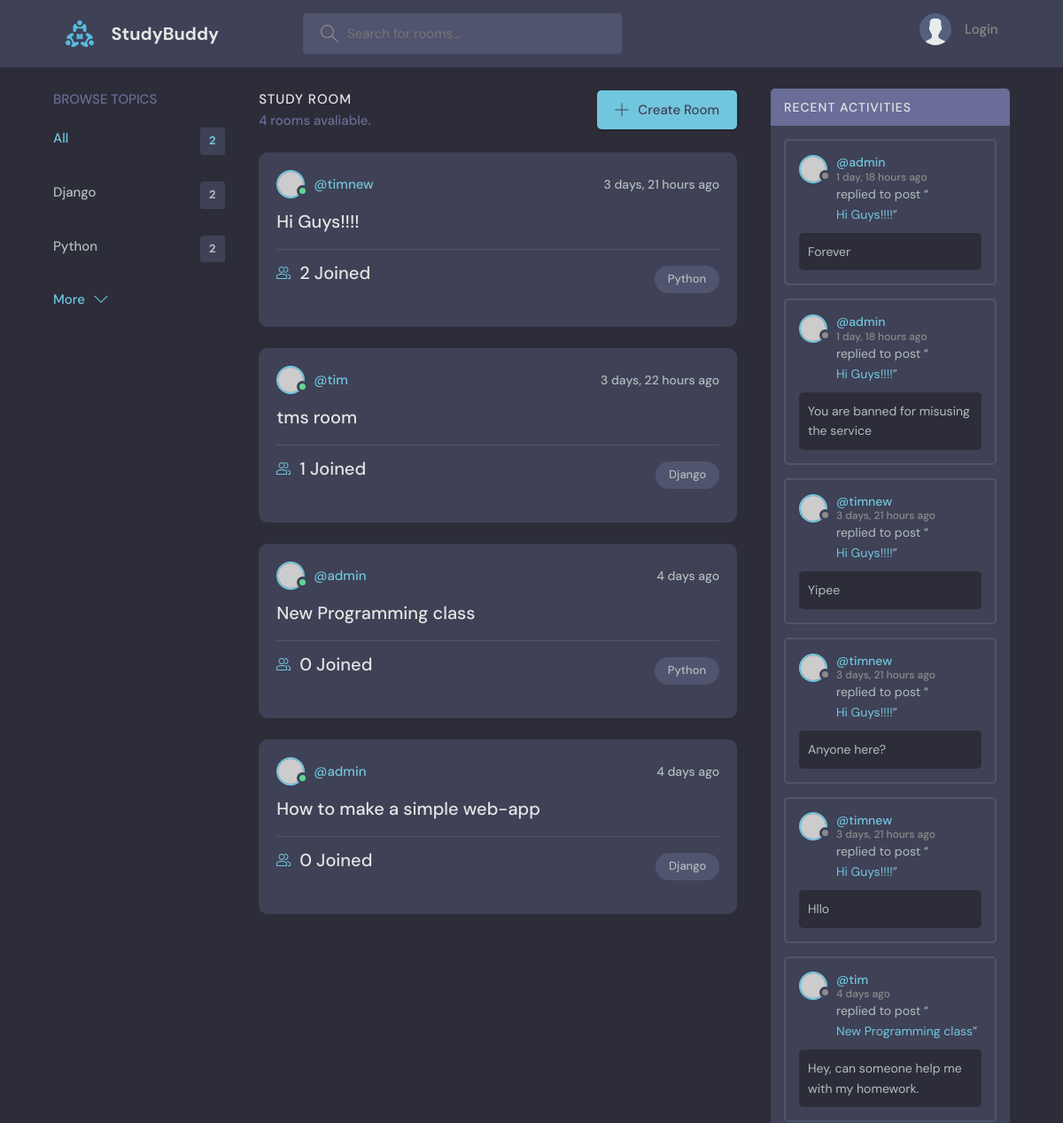
The app's page / (upper part), older data.
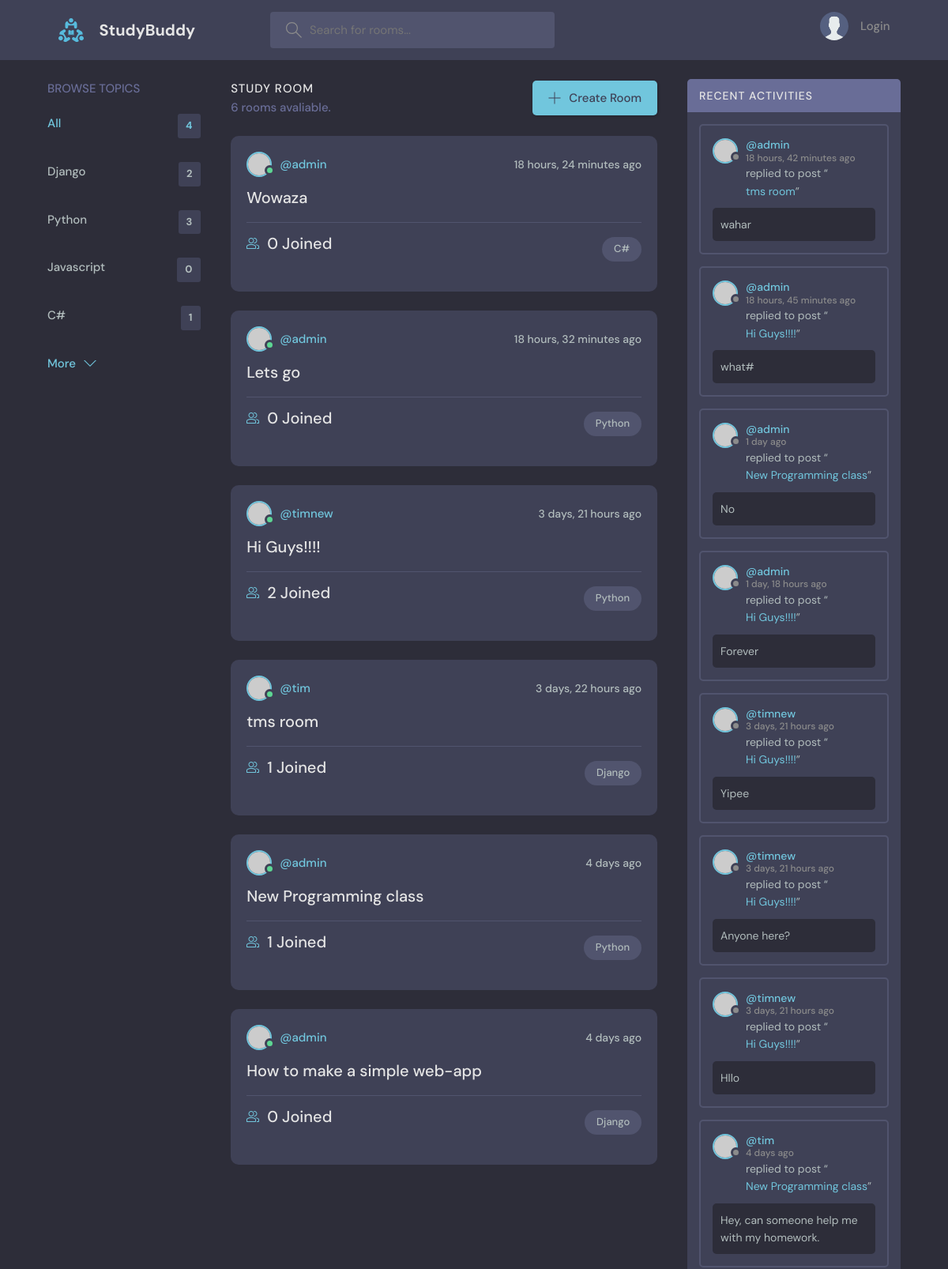
The same page, newer data.
### messagingapp/models.py (models this page shows, shortened)
class Topic(models.Model):
    name = models.CharField(max_length=200)

class Room(models.Model):
    host = models.ForeignKey(User, on_delete=models.SET_NULL, null=True)
    topic = models.ForeignKey(Topic, on_delete=models.SET_NULL, null=True)
    name = models.CharField(max_length=200)
    description = models.TextField(null=True, blank=True)
    participants = models.ManyToManyField(User, related_name='participants', blank=True)
    updated = models.DateTimeField(auto_now=True)
    created = models.DateTimeField(auto_now_add=True)
    class Meta:
        ordering = ['-updated', '-created']
    def __str__(self):
        return self.name

class Message(models.Model):
    user = models.ForeignKey(User, on_delete=models.CASCADE)
    room = models.ForeignKey(Room, on_delete=models.CASCADE)
    body = models.TextField()
    updated = models.DateTimeField(auto_now=True)
    created = models.DateTimeField(auto_now_add=True)
    class Meta:
        ordering = ['-updated', '-created']

### messagingapp/views.py (the view)
# urls.py: path('', views.home_page, name='home'),
def home_page(request: HttpRequest) -> HttpResponse:
    q = request.GET.get('q') if request.GET.get('q') else ''
    rooms = Room.objects.filter(
        Q(topic__name__icontains = q) |
        Q(name__icontains=q) |
        Q(description__icontains=q)
    )
    topics = Topic.objects.all()
    room_count = rooms.count()
    room_messages = Message.objects.filter(Q(room__topic__name__icontains=q))
    context = {'rooms': rooms, 'topics': topics, 'room_count': room_count, 'room_messages': room_messages}
    return render(request, 'messagingapp/home.html', context)

### messagingapp/templates/messagingapp/home.html (shortened to what this page needs)
{% extends 'base.html' %}
{% block content %}
    <main class="layout layout--3">
      <div class="container">
          {%  include 'messagingapp/topics_component.html' %}
        <div class="roomList">
          <div class="roomList__header">
            <div>
              <h2>Study Room</h2>
              <p>{{ room_count }} rooms avaliable.</p>
            </div>
            <a class="btn btn--main" href="{% url 'create-room' %}">
              <svg version="1.1" xmlns="http://www.w3.org/2000/svg" width="32" height="32" viewBox="0 0 32 32">
                <title>add</title>
                <path
                  d="M16.943 0.943h-1.885v14.115h-14.115v1.885h14.115v14.115h1.885v-14.115h14.115v-1.885h-14.115v-14.115z"
                ></path>
              </svg>
              Create Room
            </a>
          </div>
          {% include 'messagingapp/feed_component.html' %}
        </div>
          {% include 'messagingapp/activity_component.html' %}
      </div>
    </main>
{% endblock %}

### messagingapp/templates/messagingapp/topics_component.html
<div class="topics">
  <div class="topics__header">
    <h2>Browse Topics</h2>
  </div>
  <ul class="topics__list">
    <li>
      <a href="{% url 'home' %}" class="active">All <span>{{ topics.count }}</span></a>
    </li>
      {% for topic in topics %}
        <li>
          <a href="{% url 'home' %}?q={{ topic.name }}">{{ topic.name }} <span>{{ topic.room_set.all.count }}</span></a>
        </li>
      {% endfor %}
  </ul>
  <a class="btn btn--link" href="topics.html">
    More
    <svg version="1.1" xmlns="http://www.w3.org/2000/svg" width="32" height="32" viewBox="0 0 32 32">
      <title>chevron-down</title>
      <path d="M16 21l-13-13h-3l16 16 16-16h-3l-13 13z"></path>
    </svg>
  </a>
</div>

### messagingapp/templates/messagingapp/feed_component.html (shortened to what this page needs)
{% for room in rooms %}
    <div class="roomListRoom">
        <div class="roomListRoom__header">
          <a href="{% url 'user-profile' room.host.id %}" class="roomListRoom__author">
            <div class="avatar avatar--small active">
              <img src="https://randomuser.me/api/portraits/men/11.jpg" />
            </div>
            <span>@{{ room.host.username }}</span>
          </a>
          <div class="roomListRoom__actions">
            <span>{{ room.created|timesince }} ago</span>
          </div>
        </div>
        <div class="roomListRoom__content">
          <a href="{% url 'room' room.id %}">{{ room.name }}</a>
            <div class="roomListRoom__meta">
              <a href="{% url 'room' room.id %}" class="roomListRoom__joined">
                  {{ room.participants.all.count }} Joined
              </a>
              <p class="roomListRoom__topic">{{ room.topic.name }}</p>
            </div>
        </div>
    </div>
{% endfor %}

### messagingapp/templates/messagingapp/activity_component.html (shortened to what this page needs)
<div class="activities">
  <div class="activities__header">
    <h2>Recent Activities</h2>
  </div>
    {% for message in room_messages %}
        <div class="activities__box">
            <div class="activities__boxHeader roomListRoom__header">
              <a href="{% url 'user-profile' message.user.id %}" class="roomListRoom__author">
                <div class="avatar avatar--small">
                  <img src="https://randomuser.me/api/portraits/women/11.jpg" />
                </div>
                <p>
                  @{{ message.user }}
                  <span>{{ message.created|timesince }} ago</span>
                </p>
              </a>
            </div>
            <div class="activities__boxContent">
              <p>replied to post “<a href="{% url 'room' message.room.id %}">{{ message.room}}</a>”</p>
              <div class="activities__boxRoomContent">
                  {{ message.body }}
              </div>
            </div>
        </div>
    {% endfor %}
  </div>

Row changes from the older to the newer data that the page shows:
removed Message: user "admin", created "1 day, 18 hours", room "Hi Guys!!!!", body "You are banned for misusing the service"
computed for Topic "Python": room_set.all.count "2" → "3"
added Topic: name "Javascript", room_set.all.count "0"
added Topic: name "C#", room_set.all.count "1"
added Room: host.username "admin", created "18 hours, 24 minutes", name "Wowaza", participants.all.count "0", topic.name "C#"
added Room: host.username "admin", created "18 hours, 32 minutes", name "Lets go", participants.all.count "0", topic.name "Python"
computed for Room "New Programming class": participants.all.count "0" → "1"
added Message: user "admin", created "18 hours, 42 minutes", room "tms room", body "wahar"
added Message: user "admin", created "18 hours, 45 minutes", room "Hi Guys!!!!", body "what#"
added Message: user "admin", created "1 day", room "New Programming class", body "No"
Text that changed along with them:
{{ topics.count }}: "2" → "4"
{{ room_count }}: "4" → "6"
